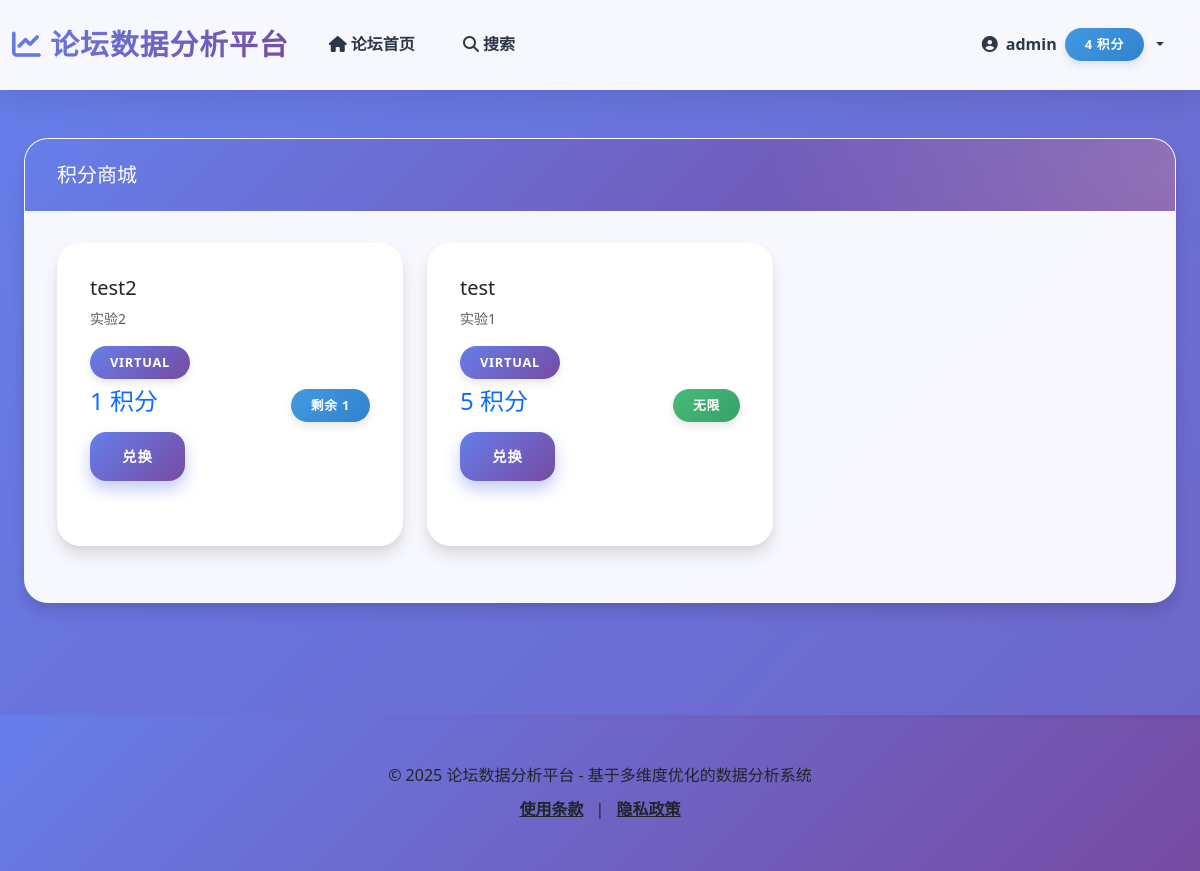
The app's page /points/points/shop (signed in) with its own data.
### app/models/user.py (models this page shows, shortened)
class User(UserMixin, Treet_IP_Conn.Model):
    __tablename__ = 'users'
    UserID = Treet_IP_Conn.Column(Treet_IP_Conn.Integer, primary_key=True, autoincrement=True)
    UserName = Treet_IP_Conn.Column(Treet_IP_Conn.String(50), unique=True, nullable=False, index=True)
    RegistrationDate = Treet_IP_Conn.Column(Treet_IP_Conn.DateTime, default=datetime.utcnow, index=True)  # 添加索引以优化按注册时间查询
    LastLoginTime = Treet_IP_Conn.Column(Treet_IP_Conn.DateTime, default=datetime.utcnow, onupdate=datetime.utcnow, index=True)  # 添加索引以优化按登录时间查询
    PasswordHash = Treet_IP_Conn.Column(Treet_IP_Conn.String(255), nullable=False)
    Reputation = Treet_IP_Conn.Column(Treet_IP_Conn.Integer, default=0, index=True)  # 用户声望值
    Status = Treet_IP_Conn.Column(Treet_IP_Conn.Enum(UserStatus), default=UserStatus.ACTIVE, index=True)  # 添加索引以优化状态筛选
    Role = Treet_IP_Conn.Column(Treet_IP_Conn.Enum(UserRole), default=UserRole.USER, index=True)  # 添加用户角色
    UserBio = Treet_IP_Conn.Column(Treet_IP_Conn.Text, default='')  # 个人简介
    AvatarURL = Treet_IP_Conn.Column(Treet_IP_Conn.String(255), default='')  # 头像URL
    Points = Treet_IP_Conn.Column(Treet_IP_Conn.Integer, default=0, index=True)  # 积分余额
    Level = Treet_IP_Conn.Column(Treet_IP_Conn.Integer, default=1, index=True)  # 用户等级
    TotalPointsEarned = Treet_IP_Conn.Column(Treet_IP_Conn.Integer, default=0)  # 累计获得的积分
    ConsecutiveCheckInDays = Treet_IP_Conn.Column(Treet_IP_Conn.Integer, default=0)  # 连续签到天数
    LastCheckInDate = Treet_IP_Conn.Column(Treet_IP_Conn.Date, nullable=True)  # 最后签到日期
    IsPhoneBound = Treet_IP_Conn.Column(Treet_IP_Conn.Boolean, default=False)  # 是否绑定手机
    IsProfileCompleted = Treet_IP_Conn.Column(Treet_IP_Conn.Boolean, default=False)  # 是否完善个人资料
    posts = Treet_IP_Conn.relationship('Post', backref='author', foreign_keys='Post.UserID', lazy='dynamic', cascade='all, delete-orphan')
    comments = Treet_IP_Conn.relationship('Comment', backref='author', foreign_keys='Comment.UserID', lazy='dynamic', cascade='all, delete-orphan')

### app/models/points.py (models this page shows, shortened)
class PointShopItem(Treet_IP_Conn.Model):
    __tablename__ = 'point_shop_items'
    ItemID = Treet_IP_Conn.Column(Treet_IP_Conn.Integer, primary_key=True, autoincrement=True)
    ItemName = Treet_IP_Conn.Column(Treet_IP_Conn.String(100), nullable=False)
    ItemType = Treet_IP_Conn.Column(Treet_IP_Conn.String(50), nullable=False, index=True)  # 商品类型：虚拟商品、实物、权益
    ItemDescription = Treet_IP_Conn.Column(Treet_IP_Conn.Text, nullable=True)
    PointsRequired = Treet_IP_Conn.Column(Treet_IP_Conn.Integer, nullable=False)  # 所需积分
    Stock = Treet_IP_Conn.Column(Treet_IP_Conn.Integer, default=-1)  # 库存，-1表示无限
    ImageURL = Treet_IP_Conn.Column(Treet_IP_Conn.String(255), nullable=True)  # 商品图片
    ValidityDays = Treet_IP_Conn.Column(Treet_IP_Conn.Integer, default=0)  # 有效期（天），0表示永久
    IsActive = Treet_IP_Conn.Column(Treet_IP_Conn.Boolean, default=True, index=True)  # 是否上架
    CreationTime = Treet_IP_Conn.Column(Treet_IP_Conn.DateTime, default=datetime.utcnow)

### app/routes/points.py (the view)
@points.route('/points/shop')
@login_required
def points_shop():
    items = PointShopItem.query.filter_by(IsActive=True).order_by(
        PointShopItem.PointsRequired.asc()
    ).all()
    return render_template('points/shop.html', title='积分商城', items=items)

### app/templates/points/shop.html (shortened to what this page needs)
{% extends 'base.html' %}
{% block content %}
<div class="container mt-5">
    <div class="row">
        <div class="col-md-12">
            <div class="card">
                <div class="card-header">
                    <h5 class="mb-0">积分商城</h5>
                </div>
                <div class="card-body">
                    <div class="row">
                        {% for item in items %}
                        <div class="col-md-4 mb-4">
                            <div class="card h-100">
                                <div class="card-body">
                                    <h5 class="card-title">{{ item.ItemName }}</h5>
                                    <p class="card-text text-muted small">{{ item.ItemDescription }}</p>
                                    <div class="mb-2">
                                        <span class="badge badge-primary">{{ item.ItemType }}</span>
                                    </div>
                                    <div class="d-flex justify-content-between align-items-center">
                                        <span class="text-primary font-weight-bold h4">{{ item.PointsRequired }} 积分</span>
                                        {% if item.Stock == -1 %}
                                        <span class="badge badge-success">无限</span>
                                        {% elif item.Stock > 0 %}
                                        <span class="badge badge-info">剩余 {{ item.Stock }}</span>
                                        {% else %}
                                        <span class="badge badge-secondary">已售罄</span>
                                        {% endif %}
                                    </div>
                                    <button class="btn btn-primary btn-block mt-2"
                                            onclick="buyItem({{ item.ItemID }}, {{ item.PointsRequired }}, '{{ item.ItemName }}')"
                                            {% if item.Stock == 0 %}disabled{% endif %}">
                                        兑换
                                    </button>
                                </div>
                            </div>
                        </div>
                        {% endfor %}
                    </div>
                </div>
            </div>
        </div>
    </div>
</div>
{% endblock %}

### app/templates/base.html (shortened to what this page needs)
<!DOCTYPE html>
<html lang="zh-CN">
<head>
    <link rel="stylesheet" href="https://cdn.jsdelivr.net/npm/bootstrap@5.3.0/dist/css/bootstrap.min.css">
    <link rel="stylesheet" href="https://cdn.jsdelivr.net/npm/bootstrap-icons@1.11.1/font/bootstrap-icons.css">
    <link rel="stylesheet" href="https://cdnjs.cloudflare.com/ajax/libs/font-awesome/6.4.0/css/all.min.css">
    <link rel="stylesheet" href="{{ url_for('static', filename='css/modern_style.css') }}">
</head>
<body>
    <nav class="navbar navbar-expand-lg" id="mainNavbar">
        <div class="container">
            <a class="navbar-brand" href="{{ url_for('main.index') }}">
                <i class="fas fa-chart-line"></i> 论坛数据分析平台
            </a>
            <div class="collapse navbar-collapse" id="navbarNav">
                <ul class="navbar-nav">
                    <li class="nav-item">
                        <a class="nav-link" href="{{ url_for('forum.forum_index') }}">
                            <i class="fas fa-home"></i> 论坛首页
                        </a>
                    </li>
                    <li class="nav-item">
                        <a class="nav-link" href="{{ url_for('forum.search_page') }}">
                            <i class="fas fa-search"></i> 搜索
                        </a>
                    </li>
                </ul>
                <ul class="navbar-nav ms-auto">
                    {% if current_user.is_authenticated %}
                    <li class="nav-item dropdown">
                        <a class="nav-link dropdown-toggle d-flex align-items-center gap-2" href="#" id="navbarDropdown" role="button" data-bs-toggle="dropdown" aria-haspopup="true" aria-expanded="false">
                            <i class="fas fa-user-circle"></i>
                            <span>{{ current_user.UserName }}</span>
                            <span class="badge badge-info">{{ current_user.Points or 0 }} 积分</span>
                        </a>
                    </li>
                    {% endif %}
                </ul>
            </div>
        </div>
    </nav>
    <div class="container mt-4">
        {% block content %}{% endblock %}
    </div>
    <footer class="footer py-5">
        <div class="container text-center">
            <p class="mb-2 text-dark">© 2025 论坛数据分析平台 - 基于多维度优化的数据分析系统</p>
            <div class="text-sm">
                <a href="#" class="text-dark hover:text-primary mx-2">使用条款</a>
                <span class="text-dark">|</span>
                <a href="#" class="text-dark hover:text-primary mx-2">隐私政策</a>
            </div>
        </div>
    </footer>
</body>
</html>

### records on screen
User: UserName "admin", Points "4"
PointShopItem: ItemName "test2", ItemDescription "实验2", ItemType "VIRTUAL", PointsRequired "1", Stock "1"
PointShopItem: ItemName "test", ItemDescription "实验1", ItemType "VIRTUAL", PointsRequired "5", Stock "无限"
